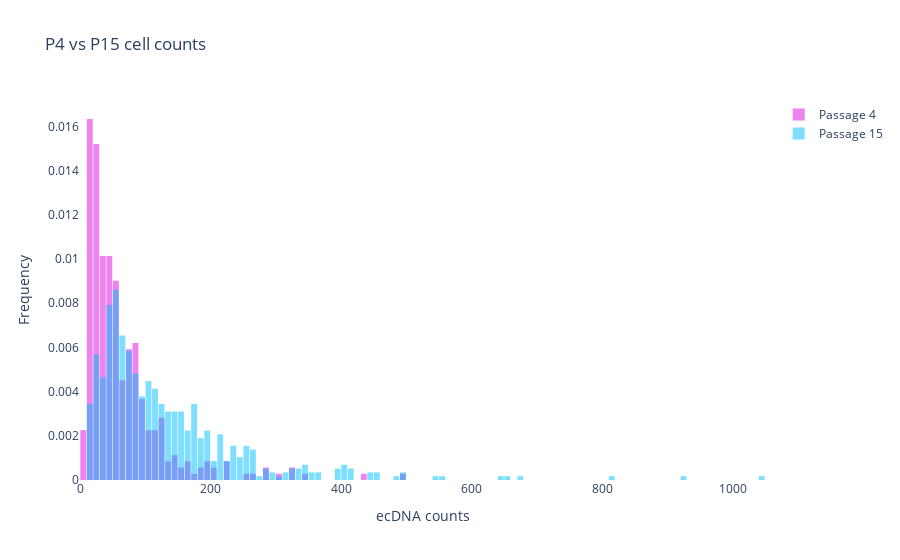

The notebook cell saved with this chart:
### Code cell
plot_histograms_dict_overlay([cell_counts_p4, cell_counts_p15], colors=('violet','deepskyblue'), bin_size=10, title='P4 vs P15 cell counts')

### Figure 1 — Plotly figure (JSON) as saved in the notebook; plotly's stock layout.template omitted (floating-point values rounded to 4 significant figures; data arrays with more than 128 entries replaced by an {"elided": "..."} marker saying what was removed)
{"data": [{"histnorm": "probability density", "marker": {"color": "violet"}, "name": "Passage 4", "opacity": 1, "type": "histogram", "x": {"elided": "355 int values"}, "xbins": {"size": 10}}, {"histnorm": "probability density", "marker": {"color": "deepskyblue"}, "name": "Passage 15", "opacity": 0.5, "type": "histogram", "x": {"elided": "581 int values"}, "xbins": {"size": 10}}], "layout": {"bargap": 0.1, "barmode": "overlay", "plot_bgcolor": "white", "title": {"text": "P4 vs P15 cell counts"}, "xaxis": {"title": {"text": "ecDNA counts"}}, "yaxis": {"title": {"text": "Frequency"}}}}
